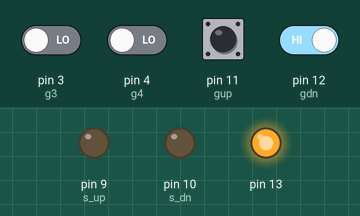
Simulated run of this sketch. Board: Arduino Uno, built with avr-gcc and run on an emulated ATmega328P. Parts: output pins drawn as LEDs (lit = HIGH). Inputs (shaded band) come from the test bench; at power-on: pin 11 (gup), pin 12 (gdn) HIGH, pin 3 (g3), pin 4 (g4) LOW. What the sketch prints to the serial monitor is not drawn.

Above: at 1.2 s.
1.3 s: pin 11 (gup) pulled LOW for 0.15 s
At 1.9 s:
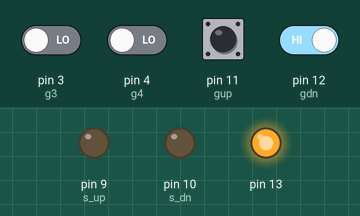
2.9 s: pin 12 (gdn) driven LOW
At 4.3 s:
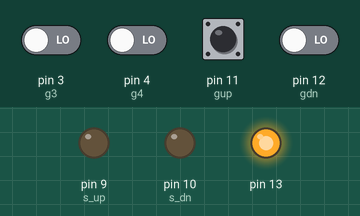
Timing chart, 0 to 5.9 s (numbered marks = the images above; inputs shaded):
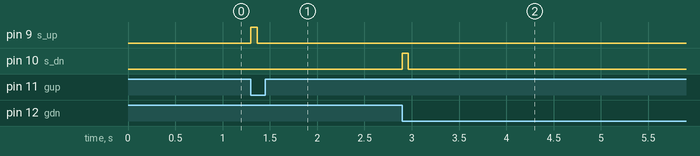

The sketch:

gear_new.ino
```cpp
const int gup=11;
const int gdn=12;
const int s_up=9;
const int s_dn=10;
const int g2=2;
const int g3=3;
const int g4=4;
const int g5=5;
const int g6=6;
const int g7=7;
const int g8=8;
int bdn;
int bup;
int lbdn;
int lbup;
int gear,lastgear=-1;
void setup() {
 Serial.begin(9600);
  pinMode(13,OUTPUT);
  digitalWrite(13,HIGH);
  pinMode(g2,INPUT);
  pinMode(g3,INPUT);
  pinMode(g4,INPUT);
  pinMode(g5,INPUT);
  pinMode(g6,INPUT);
  pinMode(g7,INPUT);
  pinMode(g8,INPUT);
  pinMode(bup,INPUT);
  pinMode(bdn,INPUT);
  pinMode(s_up,OUTPUT);
  pinMode(s_dn,OUTPUT);
}
void scan_gear()
{
  if(digitalRead(g3)==HIGH&&digitalRead(g4)==HIGH&&digitalRead(g5)==HIGH&&digitalRead(g6)==HIGH&&digitalRead(g7)==HIGH&&digitalRead(g8)==HIGH)
   gear=0;
   if(digitalRead(g3)==LOW&&digitalRead(g4)==HIGH&&digitalRead(g5)==HIGH&&digitalRead(g6)==HIGH&&digitalRead(g7)==HIGH&&digitalRead(g8)==HIGH)
   gear=1;
   if(digitalRead(g3)==HIGH&&digitalRead(g4)==LOW&&digitalRead(g5)==HIGH&&digitalRead(g6)==HIGH&&digitalRead(g7)==HIGH&&digitalRead(g8)==HIGH)
   gear=2;
   if(digitalRead(g3)==HIGH&&digitalRead(g4)==HIGH&&digitalRead(g5)==LOW&&digitalRead(g6)==HIGH&&digitalRead(g7)==HIGH&&digitalRead(g8)==HIGH)
   gear=3;
   if(digitalRead(g3)==HIGH&&digitalRead(g4)==HIGH&&digitalRead(g5)==HIGH&&digitalRead(g6)==LOW&&digitalRead(g7)==HIGH&&digitalRead(g8)==HIGH)
   gear=4;
   if(digitalRead(g3)==HIGH&&digitalRead(g4)==HIGH&&digitalRead(g5)==HIGH&&digitalRead(g6)==HIGH&&digitalRead(g7)==LOW&&digitalRead(g8)==HIGH)
   gear=5;
   if(digitalRead(g3)==HIGH&&digitalRead(g4)==HIGH&&digitalRead(g5)==HIGH&&digitalRead(g6)==HIGH&&digitalRead(g7)==HIGH&&digitalRead(g8)==LOW)
   gear=6;
}
void loop()
{
   digitalWrite(13,HIGH);
   bdn=digitalRead(gdn);
   bup=digitalRead(gup);
   scan_gear();            //check gear
 if(bup != lbup)
      {
        if(bup==LOW)
        {
          digitalWrite(s_up,HIGH);
          delay(65);
          digitalWrite(s_up,LOW);
        }
        delay(16);
      }
      if(bdn != lbdn)
      {
        if(bdn==LOW)
        {
          digitalWrite(s_dn,HIGH);
          delay(65);
          digitalWrite(s_dn,LOW);
        }
        delay(16);
      }
       lbdn=bdn;
       lbup=bup;
       scan_gear();
if(lastgear!=gear)
    {
  Serial.print(gear);
    lastgear=gear;
    }
    digitalWrite(13,HIGH);
}
```

Measured:
- after the input at 1.3 s, pin 9 (s_up): LOW → HIGH at once, → LOW 0.07 s later
- after the input at 2.9 s, pin 10 (s_dn): LOW → HIGH at once, → LOW 0.07 s later
